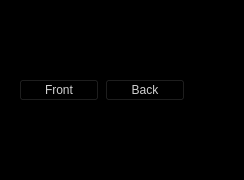
<?xml version="1.0" encoding="UTF-8"?>
<ui version="4.0">
 <class>MainWindow</class>
 <widget class="QMainWindow" name="MainWindow">
  <property name="geometry">
   <rect>
    <x>0</x>
    <y>0</y>
    <width>233</width>
    <height>180</height>
   </rect>
  </property>
  <property name="windowTitle">
   <string>MainWindow</string>
  </property>
  <property name="styleSheet">
   <string notr="true">background-color: rgb(0, 0, 0);
color: rgb(209, 209, 209);</string>
  </property>
  <widget class="QWidget" name="main">
   <property name="sizePolicy">
    <sizepolicy hsizetype="Minimum" vsizetype="Minimum">
     <horstretch>0</horstretch>
     <verstretch>0</verstretch>
    </sizepolicy>
   </property>
   <layout class="QVBoxLayout" name="verticalLayout">
    <item>
     <layout class="QHBoxLayout" name="horizontalLayout">
      <property name="leftMargin">
       <number>10</number>
      </property>
      <property name="topMargin">
       <number>10</number>
      </property>
      <property name="rightMargin">
       <number>10</number>
      </property>
      <property name="bottomMargin">
       <number>10</number>
      </property>
      <item>
       <widget class="QPushButton" name="front_button">
        <property name="sizePolicy">
         <sizepolicy hsizetype="Fixed" vsizetype="Fixed">
          <horstretch>0</horstretch>
          <verstretch>0</verstretch>
         </sizepolicy>
        </property>
        <property name="text">
         <string>Front</string>
        </property>
       </widget>
      </item>
      <item>
       <widget class="QPushButton" name="back_button">
        <property name="sizePolicy">
         <sizepolicy hsizetype="Fixed" vsizetype="Fixed">
          <horstretch>0</horstretch>
          <verstretch>0</verstretch>
         </sizepolicy>
        </property>
        <property name="text">
         <string>Back</string>
        </property>
       </widget>
      </item>
      <item>
       <spacer name="horizontalSpacer">
        <property name="orientation">
         <enum>Qt::Horizontal</enum>
        </property>
        <property name="sizeHint" stdset="0">
         <size>
          <width>40</width>
          <height>20</height>
         </size>
        </property>
       </spacer>
      </item>
     </layout>
    </item>
   </layout>
  </widget>
 </widget>
 <resources/>
 <connections/>
</ui>
